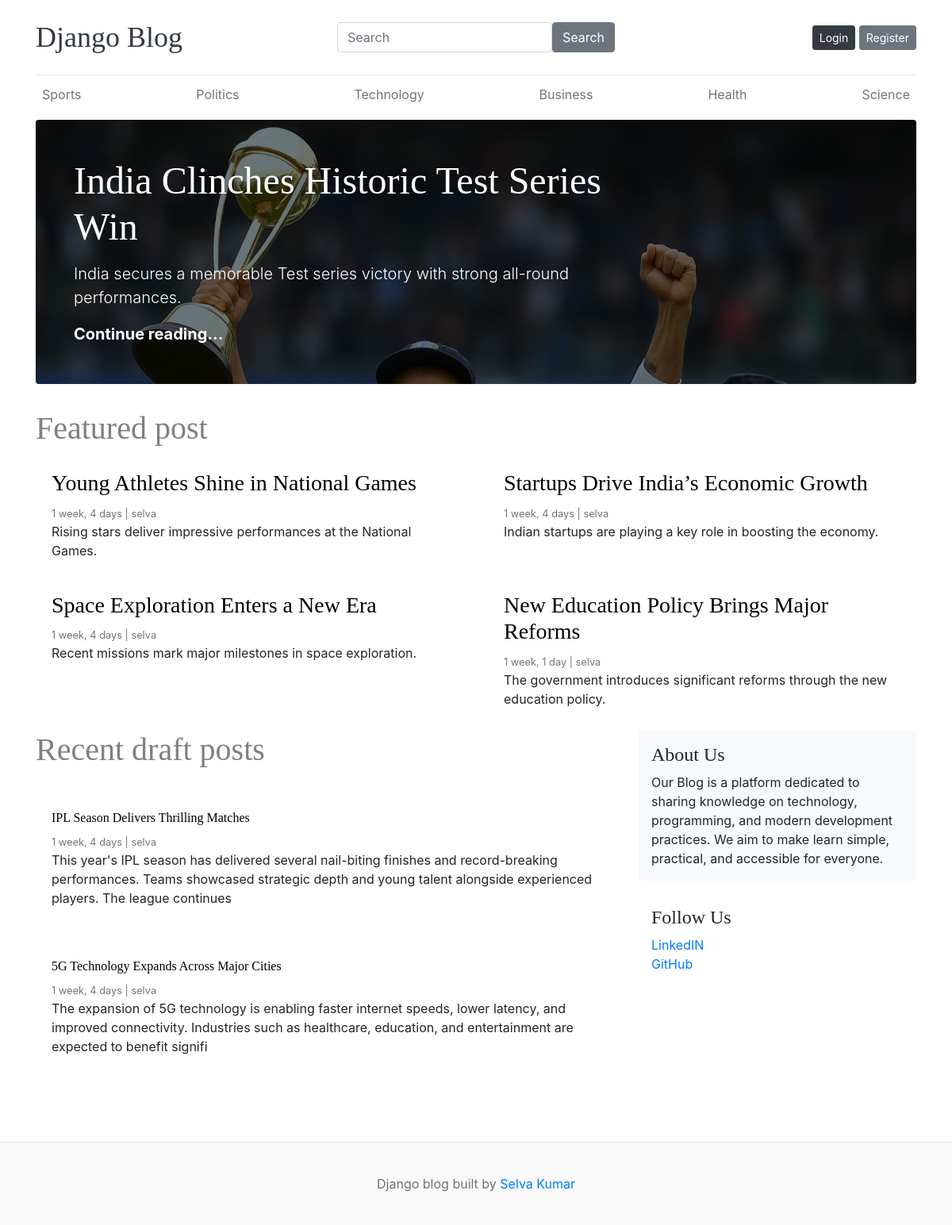
The page / on the database its author committed.
### blog/models.py (models this page shows, shortened)
class Category(models.Model):
    category = models.CharField(max_length=100,unique=True)
    created_at = models.DateTimeField(auto_now_add=True)
    updated_at = models.DateTimeField(auto_now=True)
    class Meta:
        verbose_name="Categories"

class Blog(models.Model):
    title = models.CharField(max_length=100)
    slug = models.SlugField(max_length=100,unique=True,blank=True)
    category = models.ForeignKey(Category,on_delete=models.CASCADE)
    author = models.ForeignKey(User,on_delete=models.CASCADE)
    image = models.ImageField(upload_to="uploads/%Y/%m/%d")
    description = models.CharField(max_length=400)
    blog_body = models.TextField(max_length=200)
    status = models.CharField(max_length=20,choices=STATUS,default="Draft")
    is_featured = models.BooleanField(default=False)
    created_at = models.DateTimeField(auto_now_add=True)
    updated_at = models.DateTimeField(auto_now=True)

### additional_blog/models.py (models this page shows, shortened)
class About(models.Model):
    title = models.CharField(max_length=25)
    description = models.TextField(max_length=500)
    created_at = models.DateTimeField(auto_now_add=True)
    updated_at = models.DateTimeField(auto_now=True)

class Social_media(models.Model):
    platform = models.CharField(max_length=25)
    link = models.URLField(max_length=200)
    created_at = models.DateTimeField(auto_now_add=True)
    updated_at = models.DateTimeField(auto_now=True)

### blog/views.py (the view)
# urls.py: path('',homepage, name='home'),
def homepage(request):
    featured_post = Blog.objects.filter(is_featured=True)
    post = Blog.objects.filter(is_featured=True,status="Published")
    draft_post = Blog.objects.filter(status="Draft")
    about = About.objects.all()
    context={
        'featured_posts' : featured_post,
        'posts' : post,
        'draft_posts' : draft_post,
        'about' : about,
    }
    return render(request, 'home-blogs.html',context)

### blog/context_processors.py (called while the page is built)
def get_categories(request):
    categories = Category.objects.all()
    return dict(categories=categories)

def get_social_media(request):
    social_media = Social_media.objects.all()
    return dict(social_media=social_media)

### templates/home-blogs.html
{% extends 'base.html' %}
{% block content %}
{% include 'navcategory.html' %}
{% for item in featured_posts %}
{% if forloop.first %}
<div class="jumbotron p-3 p-md-5 text-white rounded bg-dark" style="background-image: url('{{ item.image.url }}');background-blend-mode: overlay;background-size:cover;">
    <div class="col-md-8 px-0">
      <h1 class="display-4 ">{{item.title}}</h1>
      <p class="lead my-3">{{item.description}}</p>
      <p class="lead mb-0"><a href="{% url 'single_blog' item.slug %}" class="text-white font-weight-bold">Continue reading...</a></p>
    </div>
  </div>
{% endif %}
{% endfor %}
<h2 class="blog-post-title" style="color: gray;">Featured post</h2>
  <div class="row mb-2">
    {% for item in featured_posts %}
    {% if not forloop.first %}
    <div class="col-md-6">
      <div class="card border-0" >
        <div class="card-body">
          <h3><a href="{% url 'single_blog' item.slug %}" style="color: black;">{{item.title}}</a></h3>
          <small class="mb-1 text-muted">{{item.created_at | timesince }} | {{item.author}}</small>
          <p class="card-text">{{item.description}}</p>
        </div>
      </div>
    </div>
    {% endif %}
    {% endfor %}
  </div>
  <main role="main" class="container p-0">
    <div class="row">
      <div class="col-md-8 blog-main">
        <div class="blog-post">
          <h2 class="blog-post-title" style="color: gray;">Recent draft posts</h2>
          <br/>
          {% for item in draft_posts %}
          <div class="card border-0" >
        <div class="card-body">
          <h6><a href="{% url 'single_blog' item.slug %}" style="color: black;">{{item.title}}</a></h6>
          <small class="mb-1 text-muted">{{item.created_at | timesince }} | {{item.author}}</small>
          <p class="card-text">{{item.blog_body}}</p>
        </div>
      </div>
         <br/>
          {% endfor %}
        </div>
      </div>
      <aside class="col-md-4 blog-sidebar">
        <div class="p-3 mb-3 bg-light rounded">
          {% for item in about %}
          <h4 class="">{{item.title}}</h4>
          <p class="mb-0">{{item.description}}</p>
          {% endfor %}
        </div>
        <div class="p-3">
          <h4 class="">Follow Us</h4>
          <ol class="list-unstyled">
            {% for item in social_media %}
            <li><a href="{{ item.link }}" target="_blank">{{item.platform}}</a></li>
            {% endfor %}
          </ol>
        </div>
      </aside>
    </div>
  </main>
</div>
{% endblock %}

### templates/navcategory.html
      <div class="nav-scroller py-1 mb-2">
        <nav class="nav d-flex justify-content-start justify-content-md-between">
          {% for item in categories %}
          <a class="p-2 text-muted" href="{% url 'category' item.id %}">{{item.category}}</a>
          {% endfor %}
        </nav>
      </div>

### blog_main/static/css/blog.css (style rules this page uses)
h1, h2, h3, h4, h5, h6 { font-family: "Playfair Display", Georgia, "Times New Roman", serif; }
.display-4 { font-size: 2.5rem; }
@media (min-width: 768px) { .display-4 { font-size: 3rem; } }
.blog-post { margin-bottom: 4rem; }
.blog-post-title { font-size: 2.5rem; }

### rows shown on the page
Category: category "Sports"
Category: category "Politics"
Category: category "Technology"
Category: category "Business"
Category: category "Health"
Category: category "Science"
Blog: image (picture), title "India Clinches Historic Test Series Win", description "India secures a memorable Test series victory with strong all-round performances."
Blog: title "Young Athletes Shine in National Games", created_at "1 week, 4 days", author "selva", description "Rising stars deliver impressive performances at the National Games."
Blog: title "Startups Drive India’s Economic Growth", created_at "1 week, 4 days", author "selva", description "Indian startups are playing a key role in boosting the economy."
Blog: title "Space Exploration Enters a New Era", created_at "1 week, 4 days", author "selva", description "Recent missions mark major milestones in space exploration."
Blog: title "New Education Policy Brings Major Reforms", created_at "1 week, 1 day", author "selva", description "The government introduces significant reforms through the new education policy."
Blog: title "IPL Season Delivers Thrilling Matches", created_at "1 week, 4 days", author "selva", blog_body "This year's IPL season has delivered several nail-biting finishes and record-breaking performances. Teams showcased strategic depth and young talent alongside experienced players. The league continues"
Blog: title "5G Technology Expands Across Major Cities", created_at "1 week, 4 days", author "selva", blog_body "The expansion of 5G technology is enabling faster internet speeds, lower latency, and improved connectivity. Industries such as healthcare, education, and entertainment are expected to benefit signifi"
About: title "About Us", description "Our Blog is a platform dedicated to sharing knowledge on technology, programming, and modern development practices. We aim to make learn simple, practical, and accessible for everyone."
Social_media: platform "LinkedIN"
Social_media: platform "GitHub"
